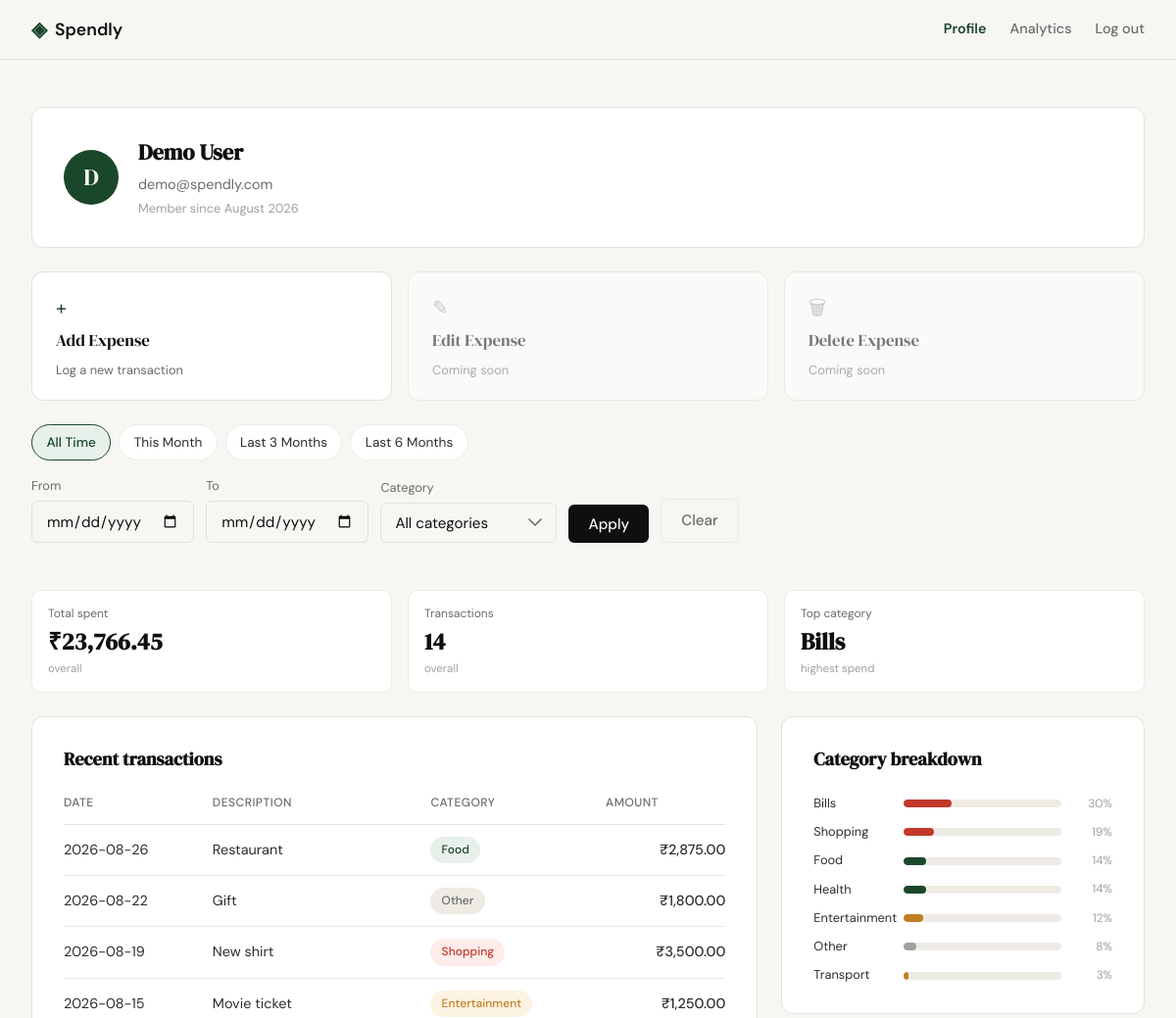
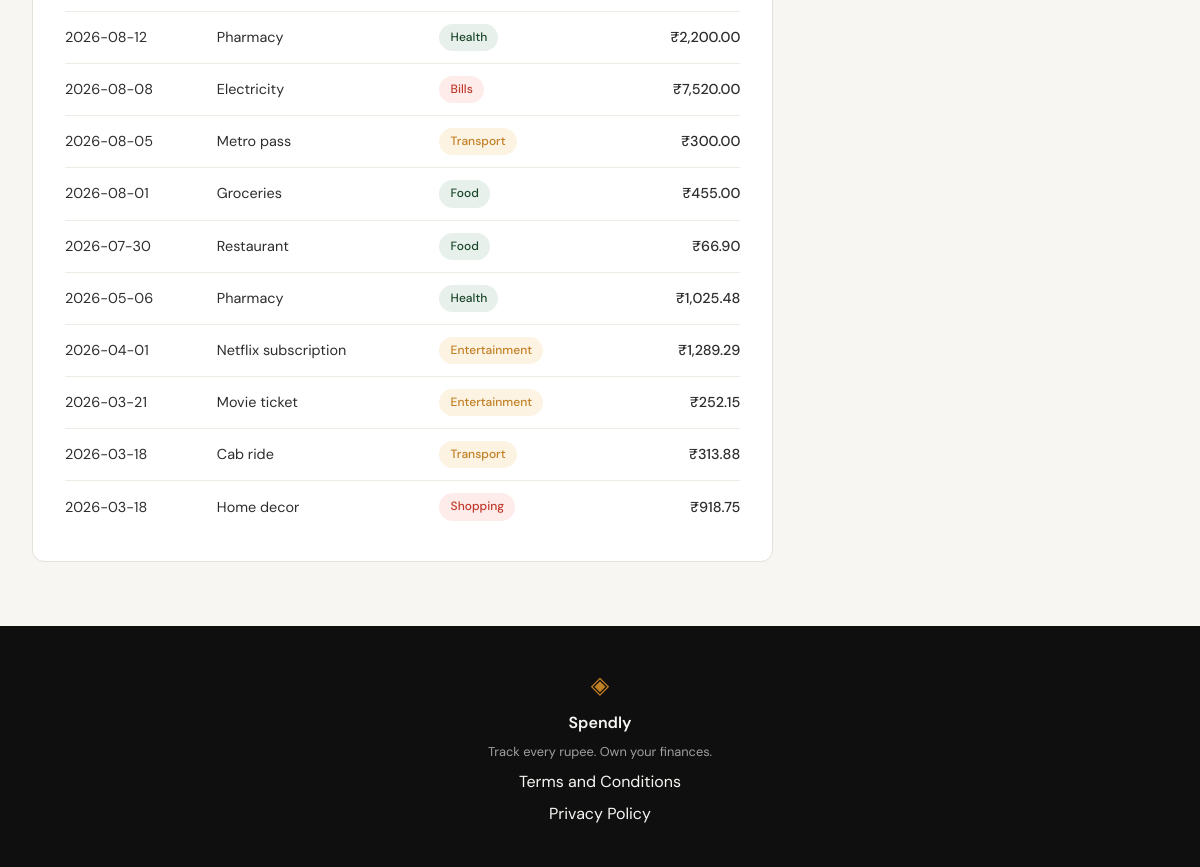
Screenshot of /profile (signed in) with the database file from the repository (2 pictures, top to bottom).
### tables this page shows
CREATE TABLE users (
            id            INTEGER PRIMARY KEY AUTOINCREMENT,
            name          TEXT    NOT NULL,
            email         TEXT    NOT NULL UNIQUE,
            password_hash TEXT    NOT NULL,
            created_at    TEXT    DEFAULT (datetime('now'))
        );

CREATE TABLE expenses (
            id          INTEGER PRIMARY KEY AUTOINCREMENT,
            user_id     INTEGER NOT NULL REFERENCES users(id),
            amount      REAL    NOT NULL,
            category    TEXT    NOT NULL,
            date        TEXT    NOT NULL,
            description TEXT,
            created_at  TEXT    DEFAULT (datetime('now'))
        );

### app.py (the view)
@app.route("/profile")
def profile():
    if not session.get("user_id"):
        return redirect(url_for("login"))
    user_id = session["user_id"]
    if get_user_by_id(user_id) is None:
        abort(404)
    selected_category = request.args.get("category") or None
    raw_from = _parse_iso_date(request.args.get("date_from"))
    raw_to = _parse_iso_date(request.args.get("date_to"))
    if raw_from and raw_to and raw_from > raw_to:
        flash("Start date must be before end date.", "error")
        date_from = date_to = None
    else:
        date_from, date_to = raw_from, raw_to
    date_from_str = date_from.isoformat() if date_from else None
    date_to_str = date_to.isoformat() if date_to else None
    today = date.today()
    month_end = date(today.year, today.month, calendar.monthrange(today.year, today.month)[1])
    presets = {
        "this_month": {"date_from": date(today.year, today.month, 1).isoformat(), "date_to": month_end.isoformat()},
        "last_3_months": {"date_from": _months_ago_start(today, 3).isoformat(), "date_to": today.isoformat()},
        "last_6_months": {"date_from": _months_ago_start(today, 6).isoformat(), "date_to": today.isoformat()},
        "all_time": {"date_from": None, "date_to": None},
    }
    if date_from_str is None and date_to_str is None:
        active_preset = "all_time"
    else:
        active_preset = next(
            (name for name, r in presets.items()
             if r["date_from"] == date_from_str and r["date_to"] == date_to_str),
            None,
        )
    user = queries.get_user_by_id(user_id)
    summary = queries.get_summary_stats(user_id, category=selected_category, date_from=date_from_str, date_to=date_to_str)
    transactions = queries.get_recent_transactions(user_id, category=selected_category, date_from=date_from_str, date_to=date_to_str)
    categories = queries.get_category_breakdown(user_id, category=selected_category, date_from=date_from_str, date_to=date_to_str)
    return render_template(
        "profile.html",
        user=user,
        summary=summary,
        transactions=transactions,
        categories=categories,
        category_options=CATEGORIES,
        selected_category=selected_category or "",
        selected_date_from=date_from_str or "",
        selected_date_to=date_to_str or "",
        active_preset=active_preset,
        presets=presets,
    )

### app.py (called while the page is built)
def _parse_iso_date(value):
    if not value:
        return None
    try:
        return datetime.strptime(value, "%Y-%m-%d").date()
    except ValueError:
        return None

def _months_ago_start(today, n):
    month_index = today.month - 1 - (n - 1)
    year = today.year + month_index // 12
    month = month_index % 12 + 1
    return date(year, month, 1)

### database/db.py (called while the page is built)
def get_db():
    conn = sqlite3.connect(
        DB_PATH,
        timeout=10,
    )
    conn.row_factory = sqlite3.Row
    conn.execute("PRAGMA foreign_keys = ON")
    conn.execute("PRAGMA busy_timeout = 10000")
    return conn

def get_user_by_id(user_id):
    with get_db() as db:
        return get_db().execute(
            """
            SELECT id, name, email, password_hash, created_at
            FROM users
            WHERE id = ?
            """,
            (user_id,),
        ).fetchone()

### database/queries.py (called while the page is built)
def get_user_by_id(user_id):
    with get_db() as conn:
        row = conn.execute(
            "SELECT name, email, created_at FROM users WHERE id = ?",
            (user_id,),
        ).fetchone()
    if row is None:
        return None
    created_at = datetime.strptime(row["created_at"], "%Y-%m-%d %H:%M:%S")
    member_since = created_at.strftime("%B %Y")  # e.g. "January 2026"
    return {
        "name": row["name"],
        "email": row["email"],
        "member_since": member_since,
    }

def get_recent_transactions(user_id, limit=None, category=None, date_from=None, date_to=None):
    sql_limit = -1 if limit is None else limit
    with get_db() as conn:
        rows = conn.execute(
            """
            SELECT date, description, category, amount
            FROM expenses
            WHERE user_id = ?
              AND (? IS NULL OR category = ?)
              AND (? IS NULL OR date >= ?)
              AND (? IS NULL OR date <= ?)
            ORDER BY date DESC, id DESC
            LIMIT ?
            """,
            (user_id, category, category, date_from, date_from, date_to, date_to, sql_limit),
        ).fetchall()
    return [
        {
            "date": row["date"],
            "description": row["description"],
            "category": row["category"],
            "amount": row["amount"],
        }
        for row in rows
    ]

### templates/profile.html (shortened to what this page needs)
{% extends "base.html" %}
{% block head %}
<link rel="stylesheet" href="{{ url_for('static', filename='css/profile.css') }}">
{% endblock %}
{% block content %}
<section class="profile-section">
    <div class="profile-inner">
        <div class="profile-info-card">
            <div class="profile-avatar">{{ user.name[0]|upper }}</div>
            <div class="profile-info-details">
                <h1 class="profile-name">{{ user.name }}</h1>
                <p class="profile-email">{{ user.email }}</p>
                <p class="profile-since">Member since {{ user.member_since }}</p>
            </div>
        </div>
        <div class="profile-actions">
            <a href="{{ url_for('add_expense') }}" class="action-card action-card-primary">
                <span class="action-card-icon">+</span>
                <span class="action-card-title">Add Expense</span>
                <span class="action-card-desc">Log a new transaction</span>
            </a>
            <div class="action-card action-card-disabled" aria-disabled="true">
                <span class="action-card-icon">✎</span>
                <span class="action-card-title">Edit Expense</span>
                <span class="action-card-desc">Coming soon</span>
            </div>
            <div class="action-card action-card-disabled" aria-disabled="true">
                <span class="action-card-icon">🗑</span>
                <span class="action-card-title">Delete Expense</span>
                <span class="action-card-desc">Coming soon</span>
            </div>
        </div>
        <div class="profile-date-filters">
            <div class="preset-links">
                <a href="{{ url_for('profile', category=selected_category or none) }}"
                   class="preset-link {% if active_preset == 'all_time' %}preset-link-active{% endif %}">All Time</a>
                <a href="{{ url_for('profile', category=selected_category or none, date_from=presets.this_month.date_from, date_to=presets.this_month.date_to) }}"
                   class="preset-link {% if active_preset == 'this_month' %}preset-link-active{% endif %}">This Month</a>
                <a href="{{ url_for('profile', category=selected_category or none, date_from=presets.last_3_months.date_from, date_to=presets.last_3_months.date_to) }}"
                   class="preset-link {% if active_preset == 'last_3_months' %}preset-link-active{% endif %}">Last 3 Months</a>
                <a href="{{ url_for('profile', category=selected_category or none, date_from=presets.last_6_months.date_from, date_to=presets.last_6_months.date_to) }}"
                   class="preset-link {% if active_preset == 'last_6_months' %}preset-link-active{% endif %}">Last 6 Months</a>
            </div>
            <form class="custom-range-form {% if active_preset is none and (selected_date_from or selected_date_to) %}custom-range-active{% endif %}" method="get" action="{{ url_for('profile') }}">
                <div class="custom-range-field">
                    <label for="date_from">From</label>
                    <input type="date" id="date_from" name="date_from" class="form-input" value="{{ selected_date_from }}">
                </div>
                <div class="custom-range-field">
                    <label for="date_to">To</label>
                    <input type="date" id="date_to" name="date_to" class="form-input" value="{{ selected_date_to }}">
                </div>
                <div class="custom-range-field custom-range-category">
                    <label for="category">Category</label>
                    <select id="category" name="category" class="form-input">
                        <option value="" {% if selected_category == "" %}selected{% endif %}>All categories</option>
                    </select>
                </div>
                <button type="submit" class="btn-submit custom-range-submit">Apply</button>
                <a href="{{ url_for('profile') }}" class="btn-clear">Clear</a>
            </form>
        </div>
        <div class="profile-stats">
            <div class="stat-tile">
                <div class="stat-tile-label">Total spent</div>
                <div class="stat-tile-value">₹{{ "{:,.2f}".format(summary.total_spent) }}</div>
                <div class="stat-tile-meta">overall</div>
            </div>
            <div class="stat-tile">
                <div class="stat-tile-label">Transactions</div>
                <div class="stat-tile-value">{{ summary.transaction_count }}</div>
                <div class="stat-tile-meta">overall</div>
            </div>
            <div class="stat-tile">
                <div class="stat-tile-label">Top category</div>
                <div class="stat-tile-value">{{ summary.top_category }}</div>
                <div class="stat-tile-meta">highest spend</div>
            </div>
        </div>
        <div class="profile-panels-row">
            <div class="profile-panel profile-panel-transactions">
                <h2 class="profile-panel-title">Recent transactions</h2>
                <table class="profile-table">
                    <thead>
                        <tr>
                            <th>Date</th>
                            <th>Description</th>
                            <th>Category</th>
                            <th class="profile-table-amount">Amount</th>
                        </tr>
                    </thead>
                    <tbody>
                        {% for tx in transactions %}
                        <tr>
                            <td>{{ tx.date }}</td>
                            <td>{{ tx.description or "" }}</td>
                            <td><span class="category-badge category-badge-{{ tx.category|lower }}">{{ tx.category }}</span></td>
                            <td class="profile-table-amount">₹{{ "{:,.2f}".format(tx.amount) }}</td>
                        </tr>
                        {% endfor %}
                    </tbody>
                </table>
            </div>
            <div class="profile-panel profile-panel-breakdown">
                <h2 class="profile-panel-title">Category breakdown</h2>
                <div class="stat-bars profile-breakdown">
                    {% for cat in categories %}
                    <div class="stat-bar-row">
                        <span class="stat-bar-cat">{{ cat.name }}</span>
                        <div class="stat-bar-track">
                            <div class="stat-bar category-bar-{{ cat.name|lower }}" style="width: {{ cat.pct }}%"></div>
                        </div>
                        <span class="stat-bar-pct">{{ cat.pct }}%</span>
                    </div>
                    {% endfor %}
                </div>
            </div>
        </div>
    </div>
</section>
{% endblock %}

### static/css/profile.css (style rules this page uses)
.profile-actions { display: grid; grid-template-columns: repeat(3, 1fr); gap: 1rem; }
.action-card { display: flex; flex-direction: column; gap: 0.35rem; background: var(--paper-card); border: 1px solid var(--border); border-radius: var(--radius-md); padding: 1.25rem 1.5rem; text-decoration: none; transition: border-color 0.2s, box-shadow 0.2s; }
.action-card-icon { font-size: 1.25rem; color: var(--accent); }
.action-card-title { font-family: var(--font-display); font-size: 1.05rem; color: var(--ink); }
.action-card-desc { font-size: 0.8rem; color: var(--ink-muted); }
.action-card-disabled { opacity: 0.55; cursor: not-allowed; }
.action-card-disabled .action-card-icon { color: var(--ink-faint); }
.profile-date-filters { display: flex; flex-wrap: wrap; align-items: flex-end; gap: 1rem; margin-bottom: 1.5rem; }
.preset-links { display: flex; gap: 0.5rem; flex-wrap: wrap; }
.preset-link { padding: 0.4rem 0.9rem; border-radius: var(--radius-lg); border: 1px solid var(--border-soft); background: var(--paper-card); color: var(--ink-soft); font-size: 0.85rem; text-decoration: none; transition: background 0.2s, color 0.2s, border-color 0.2s; }
.preset-link-active { background: var(--accent-light); color: var(--accent); border-color: var(--accent); font-weight: 500; }
.custom-range-form { display: flex; align-items: flex-end; gap: 0.75rem; flex-wrap: wrap; }
.custom-range-field label { display: block; font-size: 0.8rem; color: var(--ink-muted); margin-bottom: 0.3rem; }
.custom-range-category select.form-input { cursor: pointer; appearance: none; -webkit-appearance: none; -moz-appearance: none; background-repeat: no-repeat; background-position: right 0.875rem center; padding-right: 2.5rem; min-width: 180px; }
.custom-range-category select.form-input option { background: var(--paper-card); color: var(--ink); font-family: var(--font-body); }
.custom-range-category select.form-input option:checked { background: var(--accent-light); color: var(--accent); }
.custom-range-submit { width: auto; margin-top: 0; padding: 0.6rem 1.25rem; }
.btn-clear { padding: 0.6rem 1.25rem; border-radius: var(--radius-sm); border: 1px solid var(--border-soft); background: transparent; color: var(--ink-muted); font-size: 0.95rem; font-weight: 500; text-decoration: none; transition: border-color 0.2s, color 0.2s; }

### rows the page displays
users: name "D", name "Demo User", email "demo@spendly.com"
expenses: top_category "Bills", date "2026-08-08", description "Electricity", category "Bills", amount "7,520.00"
expenses: date "2026-08-26", description "Restaurant", category "Food", amount "2,875.00"
expenses: date "2026-08-22", description "Gift", category "Other", amount "1,800.00"
expenses: date "2026-08-19", description "New shirt", category "Shopping", amount "3,500.00"
expenses: date "2026-08-15", description "Movie ticket", category "Entertainment", amount "1,250.00"
expenses: date "2026-08-12", description "Pharmacy", category "Health", amount "2,200.00"
expenses: date "2026-08-05", description "Metro pass", category "Transport", amount "300.00"
expenses: date "2026-08-01", description "Groceries", category "Food", amount "455.00"
expenses: date "2026-07-30", description "Restaurant", category "Food", amount "66.90"
expenses: date "2026-05-06", description "Pharmacy", category "Health", amount "1,025.48"
expenses: date "2026-04-01", description "Netflix subscription", category "Entertainment", amount "1,289.29"
expenses: date "2026-03-21", description "Movie ticket", category "Entertainment", amount "252.15"
expenses: date "2026-03-18", description "Cab ride", category "Transport", amount "313.88"
expenses: date "2026-03-18", description "Home decor", category "Shopping", amount "918.75"

### other values shown
{{ user.member_since }} "August 2026"
{{ "{:,.2f}".format(summary.total_spent) }} "23,766.45"
{{ summary.transaction_count }} "14"
{{ cat.name }} "Bills" "Shopping" "Food" "Health" "Entertainment" "Other" "Transport"
{{ cat.pct }} "30" "19" "14" "14" "12" "8" "3"
